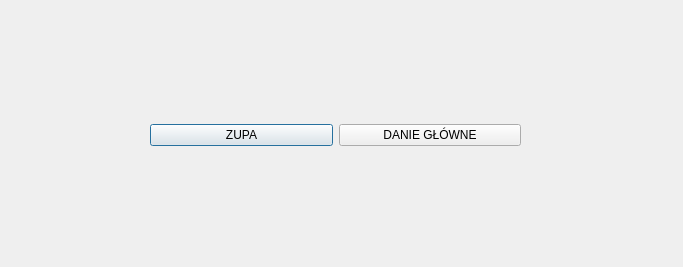
<?xml version="1.0" encoding="UTF-8"?>
<ui version="4.0">
 <class>przepisy_polska</class>
 <widget class="QDialog" name="przepisy_polska">
  <property name="geometry">
   <rect>
    <x>0</x>
    <y>0</y>
    <width>683</width>
    <height>267</height>
   </rect>
  </property>
  <property name="minimumSize">
   <size>
    <width>683</width>
    <height>267</height>
   </size>
  </property>
  <property name="maximumSize">
   <size>
    <width>683</width>
    <height>267</height>
   </size>
  </property>
  <property name="windowTitle">
   <string>Polska</string>
  </property>
  <property name="styleSheet">
   <string notr="true">background-image: url(:/img/img/1.png);</string>
  </property>
  <widget class="QWidget" name="gridLayoutWidget">
   <property name="geometry">
    <rect>
     <x>150</x>
     <y>70</y>
     <width>371</width>
     <height>131</height>
    </rect>
   </property>
   <layout class="QGridLayout" name="gridLayout">
    <item row="0" column="0">
     <widget class="QPushButton" name="pushButton">
      <property name="styleSheet">
       <string notr="true">font: 87 12pt &quot;Georgia Pro Cond Black&quot;;
background-image: url(:/img/img/baton.png);</string>
      </property>
      <property name="text">
       <string>ZUPA</string>
      </property>
     </widget>
    </item>
    <item row="0" column="1">
     <widget class="QPushButton" name="pushButton_2">
      <property name="styleSheet">
       <string notr="true">font: 87 12pt &quot;Georgia Pro Cond Black&quot;;
background-image: url(:/img/img/baton.png);</string>
      </property>
      <property name="text">
       <string>DANIE GŁÓWNE</string>
      </property>
     </widget>
    </item>
   </layout>
  </widget>
 </widget>
 <resources/>
 <connections/>
</ui>
